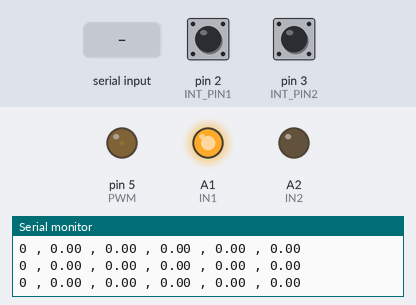
A sketch run on a simulated Arduino Uno, built with avr-gcc and run on an emulated ATmega328P. Shown: output pins drawn as LEDs (lit = HIGH), the last lines printed to the serial monitor. Inputs (shaded band) come from the test bench; at power-on: pin 2 (INT_PIN1) HIGH, pin 3 (INT_PIN2) HIGH.

Above: at 1.2 s.
1.3 s: "90,45,200\n" received over Serial
At 3.4 s:
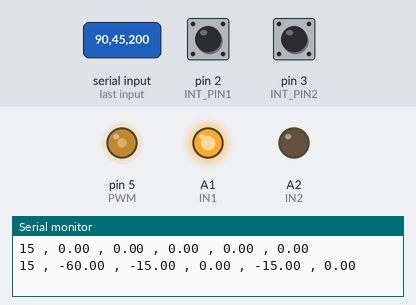
At 3.9 s:
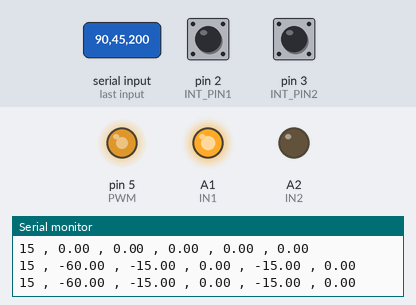
4.3 s: "0\n" received over Serial
7.0 s: pin 2 (INT_PIN1) pulled LOW for 0.15 s
At 8.7 s:
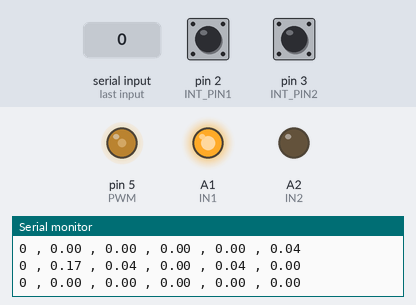
Timing chart, 0 to 10.2 s (numbered marks = the images above; inputs shaded):
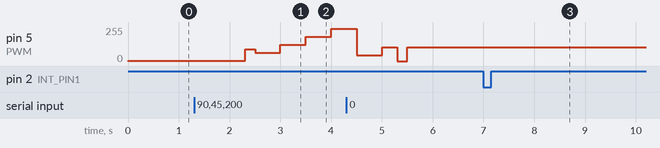

Measured:
- after the input at 1.3 s, pin 5 (PWM): 1/255 → 90/255 after 1.0 s, → 61/255 0.19 s later, → 121/255 0.50 s later, → 181/255 0.50 s later, … (5 changes in this stretch)
- after the input at 7.0 s, pin 5 (PWM): 105/255 → 104/255 after 0.50 s

The sketch:

WK12_EX1.ino
```cpp
#define INT_PIN1 2 //Ch A
#define INT_PIN2 3 //Ch B
#define PWM 5
#define IN1 A1
#define IN2 A2

int i,j;
int position;
double rpm;
int sp;
double fbspeed;

double proportional, integral, derivative,last_proportional, PID;
double pwm=0.0;

void setup()
{
  pinMode(INT_PIN1,INPUT_PULLUP);
  pinMode(INT_PIN2,INPUT_PULLUP);
  pinMode(PWM,OUTPUT);
  pinMode(IN1,OUTPUT);
  pinMode(IN2,OUTPUT);

  attachInterrupt(digitalPinToInterrupt(INT_PIN1),encoder_A,RISING);
  //attachInterrupt(digitalPinToInterrupt(INT_PIN1),encoder_B,RISING);
  Serial.begin(9600);
  direction(1);
  speed(1);

  // TIMER 1 for interrupt frequency 2 Hz:
  cli(); // stop interrupts
  TCCR1A = 0; // set entire TCCR1A register to 0
  TCCR1B = 0; // same for TCCR1B
  TCNT1  = 0; // initialize counter value to 0
  // set compare match register for 2 Hz increments
  OCR1A = 31249; // = 16000000 / (256 * 2) - 1 (must be <65536)
  // turn on CTC mode
  TCCR1B |= (1 << WGM12);
  // Set CS12, CS11 and CS10 bits for 256 prescaler
  TCCR1B |= (1 << CS12) | (0 << CS11) | (0 << CS10);
  // enable timer compare interrupt
  TIMSK1 |= (1 << OCIE1A);
  sei(); // allow interrupts

}

void loop()
{
  if(Serial.available())
  {
    String a = Serial.readString();
    sp=a.toInt();
    if(sp>15)
    {
      Serial.println("Not support number greater than 15 setting to 15....");
      sp=15;
    }
    if(sp<-15)
    {
      Serial.println("Not support number greater than -15 setting to -15....");
      sp=-15;
    }
    speed(a.toInt());
    direction(a.toInt());
  }

}

void direction(double a)
{
  if(a<0)
  {
    digitalWrite(A1,LOW);
    digitalWrite(A2,HIGH);
  }
  else
  {
    digitalWrite(A1,HIGH);
    digitalWrite(A2,LOW);
  }
}

void speed(double b)
{
  int a=b;
  analogWrite(PWM,absolute(a));
}

void feedbackspeed()
{
  //find a speed every 0.5s
  fbspeed = position/0.5; //convert into second

  rpm = (fbspeed*60*2)/5500.0;
  Serial.print(sp);
  Serial.print(" , ");
  Serial.print(PID);
  Serial.print(" , ");
  Serial.print(proportional);
  Serial.print(" , ");
  Serial.print(integral);
  Serial.print(" , ");
  Serial.print(derivative);
  Serial.print(" , ");
  Serial.println(rpm);
  position = 0;
}

int absolute(int t)
{
  if(t<0)
  {
    return t*-1;
  }
  else
  {
    return t;
  }
}

void encoder_A()
{
  if(digitalRead(INT_PIN1) == 1 && digitalRead(INT_PIN2) == 0) //Ch A is HIGH. Ch B is LOW.
  {
    position--;
  }
  else
  {
    position++;
  }
}

ISR(TIMER1_COMPA_vect)
{
  //interrupt commands for TIMER1 here
  feedbackspeed(); //just called
  proportional= rpm-(double)sp;
  //integral+=proportional;
  derivative=proportional-last_proportional;
  PID=proportional*2+derivative*2;//+integral*0.0000001;
  pwm-=PID;
  if(pwm<1&&pwm>-1)
    pwm=1.0;
  speed(pwm);
  direction(pwm);
}
```
